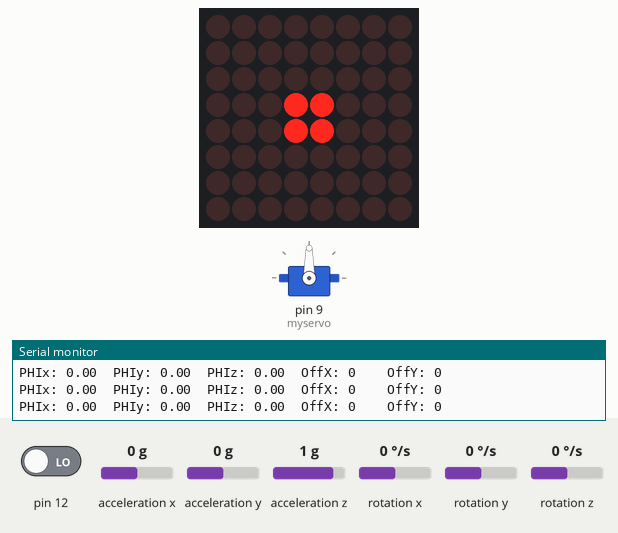
Recording of a sketch running on a simulated Arduino Uno, built with avr-gcc and run on an emulated ATmega328P. Parts: 8×8 LED matrix, servo, the last lines printed to the serial monitor. Wiring (inferred from the names in the program): MAX7219 LED driver (orientation assumed): data pin 8; clock pin 10; CS pin 11. Inputs (shaded band) come from the test bench; at power-on: rotation x 0 °/s, rotation y 0 °/s, rotation z 0 °/s, pin 12 LOW, acceleration x 0 g, acceleration y 0 g, acceleration z 1 g.

Above: at 2.4 s.
2.5 s: rotation x set to -192 °/s
At 3.4 s:
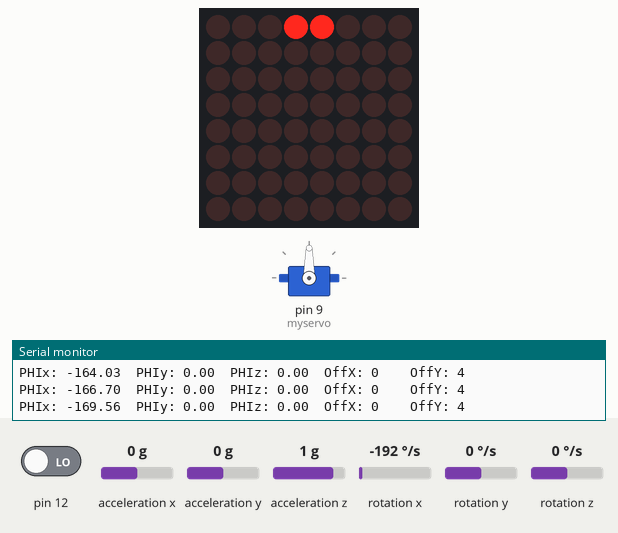
4.3 s: rotation y set to -192 °/s
At 5.3 s:
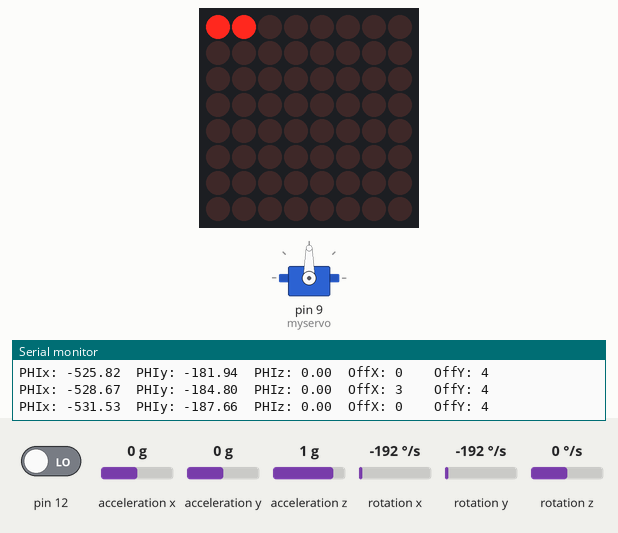
6.0 s: rotation y set to 192 °/s
At 8.7 s:
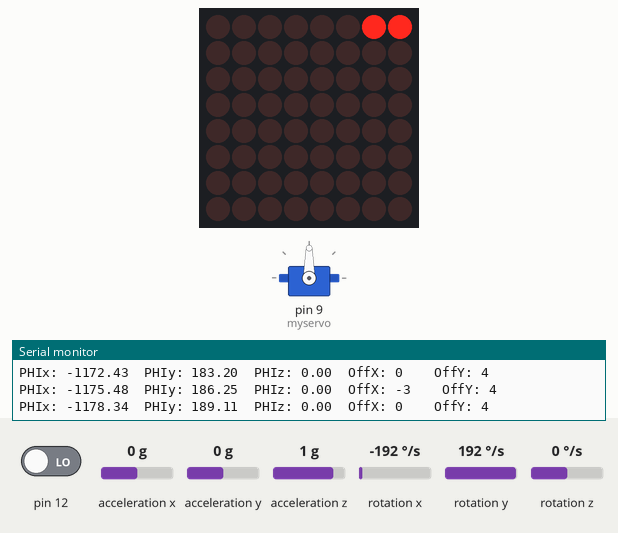
9.0 s: rotation z set to 192 °/s
12.0 s: pin 12 driven HIGH
At 13.0 s:
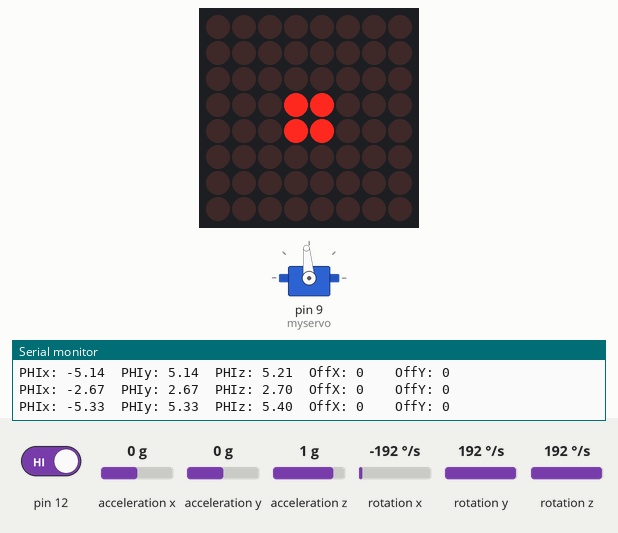
15.0 s: pin 12 driven LOW
At 16.0 s:
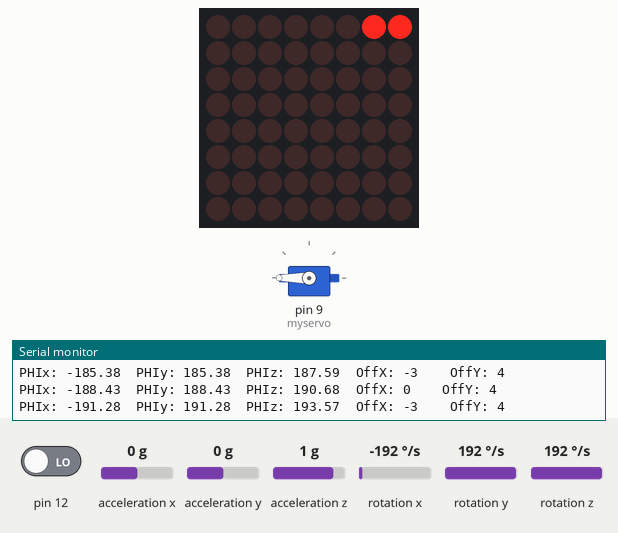
Timing chart, 0 to 20.0 s (numbered marks = the images above; inputs shaded):
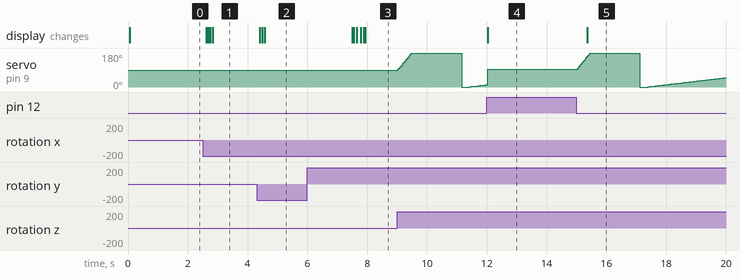

Measured:
- after the input at 2.5 s, the display: first changes after 0.11 s (image 1 shows a later state)
- after the input at 4.3 s, the display: first changes after 0.11 s (image 2 shows a later state)
- after the input at 6.0 s, the display: first changes after 1.5 s (image 3 shows a later state)
- after the input at 12.0 s, the display: changes at once (image 4)
- after the input at 15.0 s, the display: changes after 0.36 s (image 5)

The sketch:

Bootleg_Gyroscope.ino
```cpp
// I2Cdev and MPU6050 must be installed as libraries, or else the .cpp/.h files
// for both classes must be in the include path of your project
#include "I2Cdev.h"
#include "MPU6050.h"

// Arduino Wire library is required if I2Cdev I2CDEV_ARDUINO_WIRE implementation
// is used in I2Cdev.h
#if I2CDEV_IMPLEMENTATION == I2CDEV_ARDUINO_WIRE
    #include "Wire.h"
#endif

#include <Servo.h>

// class default I2C address is 0x68
// specific I2C addresses may be passed as a parameter here
// AD0 low = 0x68 (default for InvenSense evaluation board)
// AD0 high = 0x69
MPU6050 accelgyro;
//MPU6050 accelgyro(0x69); // <-- use for AD0 high

Servo myservo;  // create servo object to control a servo

int Max7219_pinCLK = 10; int Max7219_pinCS = 11; int Max7219_pinDIN = 8;

int16_t ax, ay, az;
int16_t gx, gy, gz;
bool firstTime = true;
long T_then = 0;
long sum_aX = 0;
long sum_aY = 0;
long sum_aZ = 0;
long sumX = 0;
long sumY = 0;
long sumZ = 0;
int offset_aX;
int offset_aY;
int offset_aZ;
int offsetX;
int offsetY;
int offsetZ;
long vX = 0;
long X = 0;
long Y = 0;
long Z = 0;
long PHIx = 0;
long PHIy = 0;
long PHIz = 0;
int pos = 0;
int i = 0;
long T_update = millis();

// uncomment "OUTPUT_READABLE_ACCELGYRO" if you want to see a tab-separated
// list of the accel X/Y/Z and then gyro X/Y/Z values in decimal. Easy to read,
// not so easy to parse, and slow(er) over UART.
#define OUTPUT_READABLE_ACCELGYRO

// uncomment "OUTPUT_BINARY_ACCELGYRO" to send all 6 axes of data as 16-bit
// binary, one right after the other. This is very fast (as fast as possible
// without compression or data loss), and easy to parse, but impossible to read
// for a human.
//#define OUTPUT_BINARY_ACCELGYRO


#define LED_PIN 13
bool blinkState = false;

void Write_Max7219_byte(unsigned char DATA)
{
  unsigned char i;
  digitalWrite(Max7219_pinCS,LOW);
  for(i=8;i>=1;i--)
  {
    digitalWrite(Max7219_pinCLK,LOW);
    digitalWrite(Max7219_pinDIN,DATA&0x80);// Extracting a bit data
    DATA = DATA<<1;
    digitalWrite(Max7219_pinCLK,HIGH);
  }
}

void Write_Max7219(unsigned char address,unsigned char dat)
{
  digitalWrite(Max7219_pinCS,LOW);
  Write_Max7219_byte(address);
  //address，code of LED
  Write_Max7219_byte(dat);
  //data，figure on LED
  digitalWrite(Max7219_pinCS,HIGH);
}

void Init_MAX7219(void)
{
  Write_Max7219(0x09, 0x00);
  //decoding ：BCD
  Write_Max7219(0x0a, 0x03);
  //brightness
  Write_Max7219(0x0b, 0x07);
  //scanlimit；8 LEDs
  Write_Max7219(0x0c, 0x01);
  //power-down mode：0，normal mode：1
  Write_Max7219(0x0f, 0x00);
  //test display：1；EOT，display：0
}

void setup() {
    pinMode(Max7219_pinCLK,OUTPUT);
    pinMode(Max7219_pinCS,OUTPUT);
    pinMode(Max7219_pinDIN,OUTPUT);
    delay(50);
    Init_MAX7219();
    unsigned char block[8] = {0x0, 0x0, 0x0, B00011000, B00011000, 0x0, 0x0, 0x0};
    for(int j=1;j<9;j++)
    {
      Write_Max7219(j,block[j-1]);
    }

    myservo.attach(9);
    pinMode(12, INPUT);

    // join I2C bus (I2Cdev library doesn't do this automatically)
    #if I2CDEV_IMPLEMENTATION == I2CDEV_ARDUINO_WIRE
        Wire.begin();
    #elif I2CDEV_IMPLEMENTATION == I2CDEV_BUILTIN_FASTWIRE
        Fastwire::setup(400, true);
    #endif

    // initialize serial communication
    // (38400 chosen because it works as well at 8MHz as it does at 16MHz, but
    // it's really up to you depending on your project)
    Serial.begin(38400);

    // initialize device
    Serial.println("Initializing I2C devices...");
    accelgyro.initialize();
    accelgyro.setFullScaleGyroRange(MPU6050_GYRO_FS_1000);
    accelgyro.setFullScaleAccelRange(MPU6050_ACCEL_FS_8);

    // verify connection
    Serial.println("Testing device connections...");
    Serial.println(accelgyro.testConnection() ? "MPU6050 connection successful" : "MPU6050 connection failed");

    while (i < 300)
    {
      accelgyro.getMotion6(&ax, &ay, &az, &gx, &gy, &gz);
      sum_aX += ax;
      sum_aY += ay;
      sum_aZ += az;
      sumX += gx;
      sumY += gy;
      sumZ += gz;
      i++;
    }
    offset_aX = sum_aX/300;
    offset_aY = sum_aY/300;
    offset_aZ = sum_aZ/300;
    offsetX = sumX/300;
    offsetY = sumY/300;
    offsetZ = sumZ/300;
}

void loop() {
    // read raw accel/gyro measurements from device
    accelgyro.getMotion6(&ax, &ay, &az, &gx, &gy, &gz);
    long T_now = millis();
    int moveX;
    int moveY;
    if (T_now - T_update > 20)
    {
      myservo.write(PHIz/1000+90);
      moveY = min(-PHIx/15000,4);
      moveY = max(moveY, -4);
      moveX = min(-PHIy/15000,3);
      moveX = max(moveX, -3);

      T_update = T_now;

      unsigned char block[8] = {0x0, 0x0, 0x0, B00011000, B00011000, 0x0, 0x0, 0x0};
      for(int j=1;j<9;j++)
      {
        if (moveX > 0)
        {
          for (int k = 0; k<moveX; k++)
          {
            block[j-1] += block[j-1];
          }
        }else if (moveX < 0)
        {
          for (int k = 0; k<-moveX; k++)
          {
            block[j-1] -= 0.5*block[j-1];
          }
        }

        Write_Max7219(min(j-moveY,8),block[j-1]);
      }

      if(digitalRead(12) == 1)
      {
        //X = 0;
        //Y = 0;
        //Z = 0;
        PHIx = 0;
        PHIy = 0;
        PHIz = 0;
      }
    }
    // these methods (and a few others) are also available
    //accelgyro.getAcceleration(&ax, &ay, &az);
    //accelgyro.getRotation(&gx, &gy, &gz);

    if (firstTime)
    {
      T_then = millis();
      firstTime = false;
    }

    //Steady state error offset
    //ax -= offset_aX;
    //ay -= offset_aY;
    //az -= offset_aZ;
    gx -= offsetX; //660;
    gy -= offsetY; //10;
    gz -= offsetZ; //75;

    //Serial.print(ax);

    long deltaT = T_now - T_then;

    if (abs(gx) > 50)
    {
      PHIx += deltaT*(gx)/33.0;
    }
    if (abs(gy) > 50)
    {
      PHIy += deltaT*(gy)/33.0;
    }
    if (abs(gz) > 50)
    {
      PHIz += deltaT*(gz+75)/33.0;
    }
    //Serial.print("\t X:"); Serial.println(X);


    /*
    Serial.print("x: "); Serial.print(ax-550); Serial.print("\t");
    Serial.print("y: "); Serial.print(ay+420); Serial.print("\t");
    Serial.print("z: "); Serial.print(az-15700); Serial.print("\t");
    */

    /*
    Serial.print("xg: "); Serial.print(gx); Serial.print("\t");
    Serial.print("yg: "); Serial.print(gy); Serial.print("\t");
    Serial.print("zg: "); Serial.print(gz);
    */

    Serial.print("PHIx: "); Serial.print(PHIx/1000.0);
    Serial.print("\tPHIy: "); Serial.print(PHIy/1000.0);
    Serial.print("\tPHIz: "); Serial.print(PHIz/1000.0);
    Serial.print("\tOffX: "); Serial.print(moveX);
    Serial.print("  \tOffY: "); Serial.println(moveY);

    T_then = T_now;
}
```
